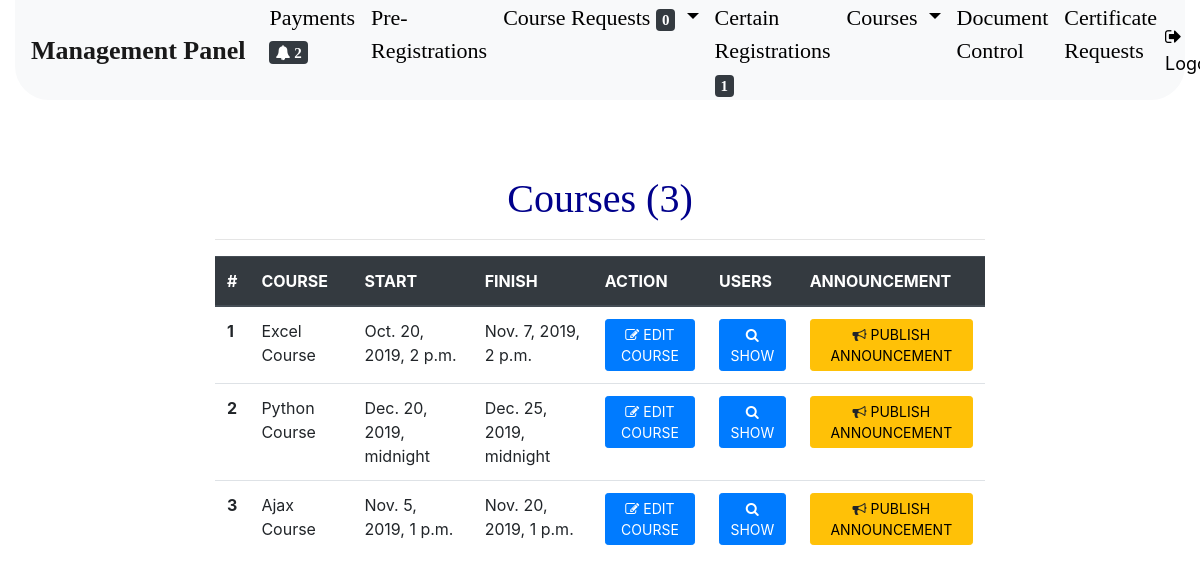
The app's page /course/course-list/ (signed in) with its own data.
### courses/models.py (models this page shows, shortened)
class Course(models.Model):
    STATUS = (
        (None, 'Choose'),
        ('1', 'Continuing.'),
        ('2', 'Pre-registration is open.'),
        ('3', 'Certain registration is open.'),
        ('4', 'Finished.'),
    )
    CATEGORIES = (
        (None, 'Choose'),
        ('1', 'Senkron'),
        ('2', 'Asenkron')
    )
    name = models.CharField(max_length=250, null=True, blank=False, verbose_name="Course:")
    start_at = models.DateTimeField(null=True, blank=False, verbose_name="Start at:")
    finish_at = models.DateTimeField(null=True, blank=False, verbose_name="Finish at:")
    content = models.TextField(max_length=6000, null=True, blank=True, verbose_name="Content:")
    status = models.CharField(max_length=45, null=True, blank=False, verbose_name="Status:", choices=STATUS)
    course_code = models.CharField(max_length=5, null=True, blank=True)
    price = models.IntegerField(null=True, blank=False, verbose_name="Price:")
    prereg = models.ManyToManyField(PreRegistration, blank=True, verbose_name="Pre-registration:")
    registering_extension = models.CharField(max_length=25, null=True, blank=True, editable=True)
    is_registerable = models.BooleanField(default=False, verbose_name="Open certain registrations.")
    category = models.CharField(max_length=45, null=True, blank=False, verbose_name="Course category:", choices=CATEGORIES)
    class Meta:
        verbose_name_plural = "Courses"

### courses/views.py (the view)
# urls.py: path('course-list/', course_list, name="course-list"),
def course_list(request):
    if request.user.is_staff:
        courses = Course.objects.all()
    else:
        return HttpResponseRedirect(reverse('user-panel'))
    return render(request, 'course/course-list.html', context={'courses':courses})

### Payments/templatetags/payment_notifications.py (called while the page is built)
@register.filter
def get_notifications(i):
    notifications = Payment.objects.all().count()
    return notifications

### course_requests/templatetags/request_notifications.py (called while the page is built)
@register.filter
def request_notifications(i):
    taken_ones = CourseTaken.objects.all().count()
    given_ones = CourseGiven.objects.all().count()
    notification = taken_ones + given_ones
    return notification

### finalreg/templatetags/finalregs.py (called while the page is built)
@register.filter
def finalregs_notifications(i):
    finalregs = FinalRegistration.objects.all().count()
    return finalregs

### kurskayit/templates/course/course-list.html (shortened to what this page needs)
{% extends 'base.html' %}
{% block BODY %}
    <div class="container-fluid">
        {% include 'admin/admin-navbar.html' %}
        <div class="row" style="margin-top: 75px;">
            <div class="col-lg-8 offset-2">
                <h1 class="text-center course-prereg-header" style="color: darkblue">Courses ({{ courses.count }})</h1>
                <hr>
                <table class="table">
                    <thead class="thead-dark">
                    <tr>
                        <th scope="col">#</th>
                        <th scope="col">COURSE</th>
                        <th scope="col">START</th>
                        <th scope="col">FINISH</th>
                        <th scope="col">ACTION</th>
                        <th scope="col">USERS</th>
                        <th scope="col">ANNOUNCEMENT</th>
                    </tr>
                    </thead>
                    <tbody>
                    {% for course in courses %}
                        <tr>
                            <th scope="row">{{ forloop.counter }}</th>
                            <td>{{ course.name }}</td>
                            <td>{{ course.start_at }}</td>
                            <td>{{ course.finish_at }}</td>
                            <td>
                                <button type="button" class="btn btn-primary btn-sm">
                                    <i class="fa fa-pencil-square-o"></i> <a
                                        href="{% url 'course-edit' course.course_code %}"
                                        style="color: white">EDIT COURSE</a>
                                </button>
                            </td>
                            <td>
                                <button type="button" class="btn btn-primary btn-sm">
                                    <i class="fa fa-search"></i> <a
                                        href="{% url 'course-user-list' course.course_code %}"
                                        style="color: white">SHOW</a>
                                </button>
                            </td>
                            <td>
                                <button type="button" class="btn btn-warning btn-sm">
                                    <i class="fa fa-bullhorn"></i> <a
                                        href="{% url 'send-notice' course.course_code %}"
                                        style="color: black">PUBLISH ANNOUNCEMENT</a>
                                </button>
                            </td>
                        </tr>
                    {% empty %}
                        <th scope="row">1</th>
                        <td>NO INFO.</td>
                        <td>NO INFO.</td>
                        <td>NO INFO.</td>
                        <td>NO INFO.</td>
                    {% endfor %}
                    </tbody>
                </table>
            </div>
        </div>
    </div>
{% endblock %}

### kurskayit/static/base.css (style rules this page uses)
body, html { height: 100%; width: 100%; margin: 0; font-size: 100%; }
.course-prereg-header { color: black; font-family: Bahnschrift, serif; }

### records on screen
Course: name "Excel Course", start_at "Oct. 20, 2019, 2 p.m.", finish_at "Nov. 7, 2019, 2 p.m."
Course: name "Python Course", start_at "Dec. 20, 2019, midnight", finish_at "Dec. 25, 2019, midnight"
Course: name "Ajax Course", start_at "Nov. 5, 2019, 1 p.m.", finish_at "Nov. 20, 2019, 1 p.m."

### other values on screen
{{ payment_notifications|get_notifications }} "2"
{{ finalregs|finalregs_notifications }} "1"
{{ courses.count }} "3"
